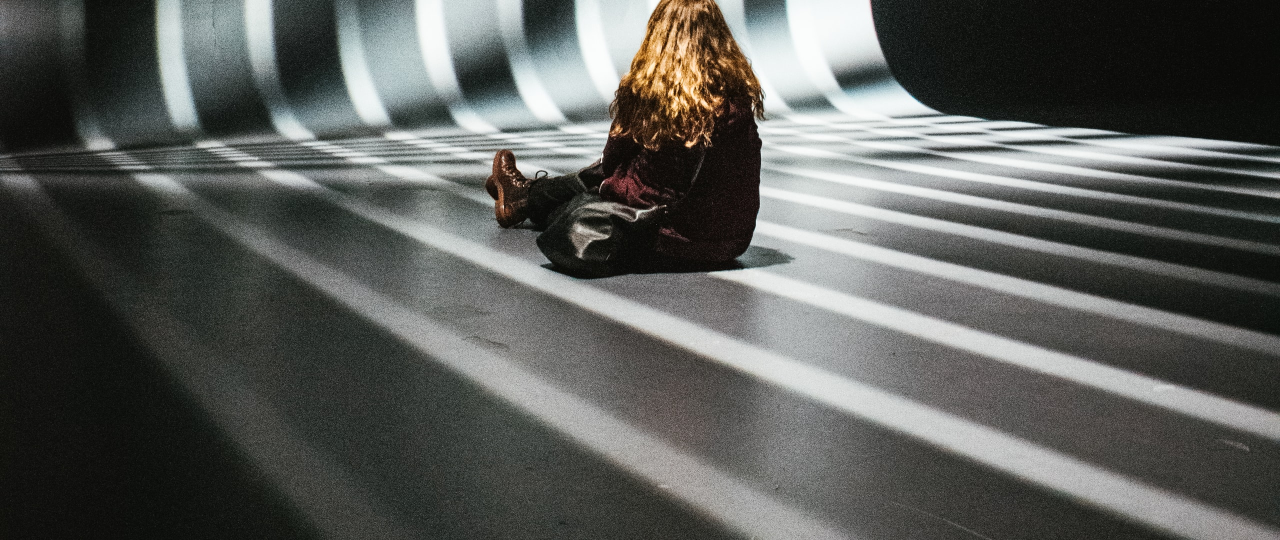
#> input picture 2560x1080.jpg, 2560 x 1080 px (shown at 1/2 size)
$ python main.py
#> lines starting #> are read from the running program, lines starting #| are printed output that depends on the picture
import random
import urllib.request
import os
import uuid
from PIL import Image, ImageDraw

# python -m pip install --upgrade pip   ,  python -m pip install --upgrade pillow

def get_filename():
    dir_path=os.path.split(os.path.dirname(os.path.abspath(__file__)))[-2]
    image_path = os.path.join(dir_path, "generative_art/images/")
    print("path == ",image_path)
    return image_path

# download
def dl_image():
  img_url = "https://source.unsplash.com/random/2560x1080"
  img_name = os.path.basename(img_url)
  urllib.request.urlretrieve(img_url,img_name + '.jpg') # save pic in folder
  print('Download image {}'.format(img_name + '.jpg'))
  return (img_name+'.jpg')

def draw_image():
    run_id = uuid.uuid1()

    print(f'Processing run_id: {run_id}')
    image_file = os.path.join(os.path.dirname(os.path.realpath(__file__)),'2560x1080.jpg')
    image = Image.open(image_file)
#> image is the input picture: PIL image 2560x1080 RGB; mean R, G, B 91.3, 93, 89.9
    #image= Image.new(dl_image())
    #image = Image.new('RGB', (2000, 2000))
    #width, height = image.size
    width, height = 2560,1080

    rectangle_width = 100
    rectangle_height = 100

    number_of_squares = random.randint(10, 550)

    draw_image = ImageDraw.Draw(image)
    for i in range(number_of_squares):
        rectangle_x = random.randint(0, width)
        rectangle_y = random.randint(0, height)

        rectangle_shape = [
            (rectangle_x, rectangle_y),
            (rectangle_x + rectangle_width, rectangle_y + rectangle_height)]
        draw_image.rectangle(
            rectangle_shape,
            fill=(
                random.randint(0, 255),
                random.randint(0, 255),
                random.randint(0, 255)
            )
        )
    path = get_filename()
    image.save(f'{path}/{run_id}.png')
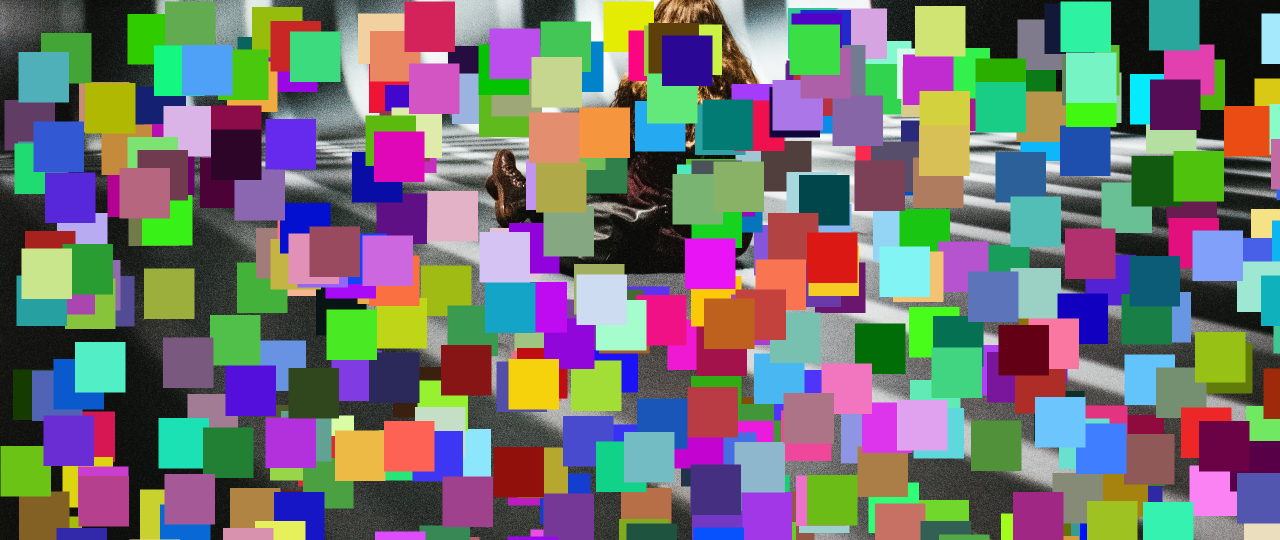
#> saved as d1211e62-f0a3-11f1-a4b8-3fe0aa3d109a.png: PIL image 2560x1080 RGB (shown at 1/2 size); mean R, G, B 114.9, 115.1, 114.8

if __name__ == '__main__':
        draw_image()

"""
import urllib.request
import os
import random
from PIL import Image, ImageOps, ImageDraw, ImageFont
# pip install Pillow

# download
def dl_image():
  img_url = "https://source.unsplash.com/random/2560x1080"
  img_name = os.path.basename(img_url)
  urllib.request.urlretrieve(img_url,img_name + '.jpg') # save pic in folder
  print('Download image {}'.format(img_name + '.jpg'))

# resize
def resize_ig_image():
	image_file = os.path.join(os.path.dirname(os.path.realpath(__file__)),'2560x1080.jpg')
	im = Image.open(image_file)
	out = im.resize((1080,1080))
	# save resize image
	out.save('resize_output.png')

# crop
def crop_ig_image():
	image_file = os.path.join(os.path.dirname(os.path.realpath(__file__)),'2560x1080.jpg')
	im = Image.open(image_file)
	out = im.crop((1,3,1080,1080))
	# save resize image
	out.save('crop_output.png')


#  pillow_crop_max_square from the centre of an image
def crop_center(pil_img, crop_width, crop_height):
    img_width, img_height = pil_img.size
    return pil_img.crop(((img_width - crop_width) // 2,
                         (img_height - crop_height) // 2,
                         (img_width + crop_width) // 2,
                         (img_height + crop_height) // 2))

def pillow_crop_max_square():
    image_file = os.path.join(os.path.dirname(os.path.realpath(__file__)),'2560x1080.jpg')
    pil_img = Image.open(image_file)
    im_new = crop_center(pil_img, min(pil_img.size), min(pil_img.size))
    im_new.save('crop_max_square.jpg', quality=95)


# https://pillow.readthedocs.io
# Example: Draw Multiline Text
def write_to_image():
   #from PIL import Image, ImageDraw, ImageFont

   # create an image
   out = Image.new("RGB", (150, 100), (255, 255, 255))

   # get a font
   fnt = ImageFont.truetype("FreeMono.ttf", 40)
   # get a drawing context
   d = ImageDraw.Draw(out)

   # draw multiline text
   d.multiline_text((10,10), "Hello\nWorld", font=fnt, fill=(0, 0, 0))

   out.show()

# changing colour
def greyscale_ig_image():
	image_file = os.path.join(os.path.dirname(os.path.realpath(__file__)),'crop_max_square.jpg')
	im = Image.open(image_file)
	out = ImageOps.grayscale(im)
	# save resize image
	out.save('greyscale.png',"PNG")

def get_qoute():
	qoute_file = os.path.join(os.path.dirname(os.path.realpath(__file__)),'qoute.txt')
	f = open(qoute_file,'r')
	txt = f.read()
	lines = txt.split('\n.\n')
	text_out = random.choice(lines)
	print(text_out)
	return text_out
def wrap_by_word(s,n):
	'''returns a string \\n is inserted between every n words '''
	a = s.split()
	ret = ''
	for i in range(0, len(a),n):
		ret += ' '.join(a[i:i+n]) + '\n'
	return ret

def text_overlay_ig(qoutation):
	image_file = os.path.join(os.path.dirname(os.path.realpath(__file__)),'greyscale.png')
	im = Image.open(image_file).convert("RGBA")

	draw = ImageDraw.Draw(im)
	font = ImageFont.truetype('FreeMono.ttf',size=60)
	font_author = ImageFont.truetype('FreeMono.ttf',size=30)

	(qoute,author) = qoutation.split('--')
	qoute = wrap_by_word(qoute, 4)

	(x,y) = (50,100)
	color = 'rgb(206, 0, 240)'
	# draw the massage on the background
	draw.text((x, y), qoute, fill=color, font=font)

	(x,y) = (50,1000)
	color = 'rgb(255, 255, 255)'
	# draw the massage on the background
	draw.text((x, y), author, fill=color, font=font_author)
	im.save('text_overlay.png')


dl_image()
#resize_ig_image()
#crop_ig_image()
pillow_crop_max_square()
#write_to_image()
greyscale_ig_image()
qoutation = get_qoute()
text_overlay_ig(qoutation)
"""


"""                                                                         original
import random
import uuid

from PIL import Image, ImageDraw

run_id = uuid.uuid1()

print(f'Processing run_id: {run_id}')

image = Image.new('RGB', (2000, 2000))
width, height = image.size

rectangle_width = 100
rectangle_height = 100

number_of_squares = random.randint(10, 550)

draw_image = ImageDraw.Draw(image)
for i in range(number_of_squares):
    rectangle_x = random.randint(0, width)
    rectangle_y = random.randint(0, height)

    rectangle_shape = [
        (rectangle_x, rectangle_y),
        (rectangle_x + rectangle_width, rectangle_y + rectangle_height)]
    draw_image.rectangle(
        rectangle_shape,
        fill=(
            random.randint(0, 255),
            random.randint(0, 255),
            random.randint(0, 255)
        )
    )

image.save(f'./output/{run_id}.png')

"""
